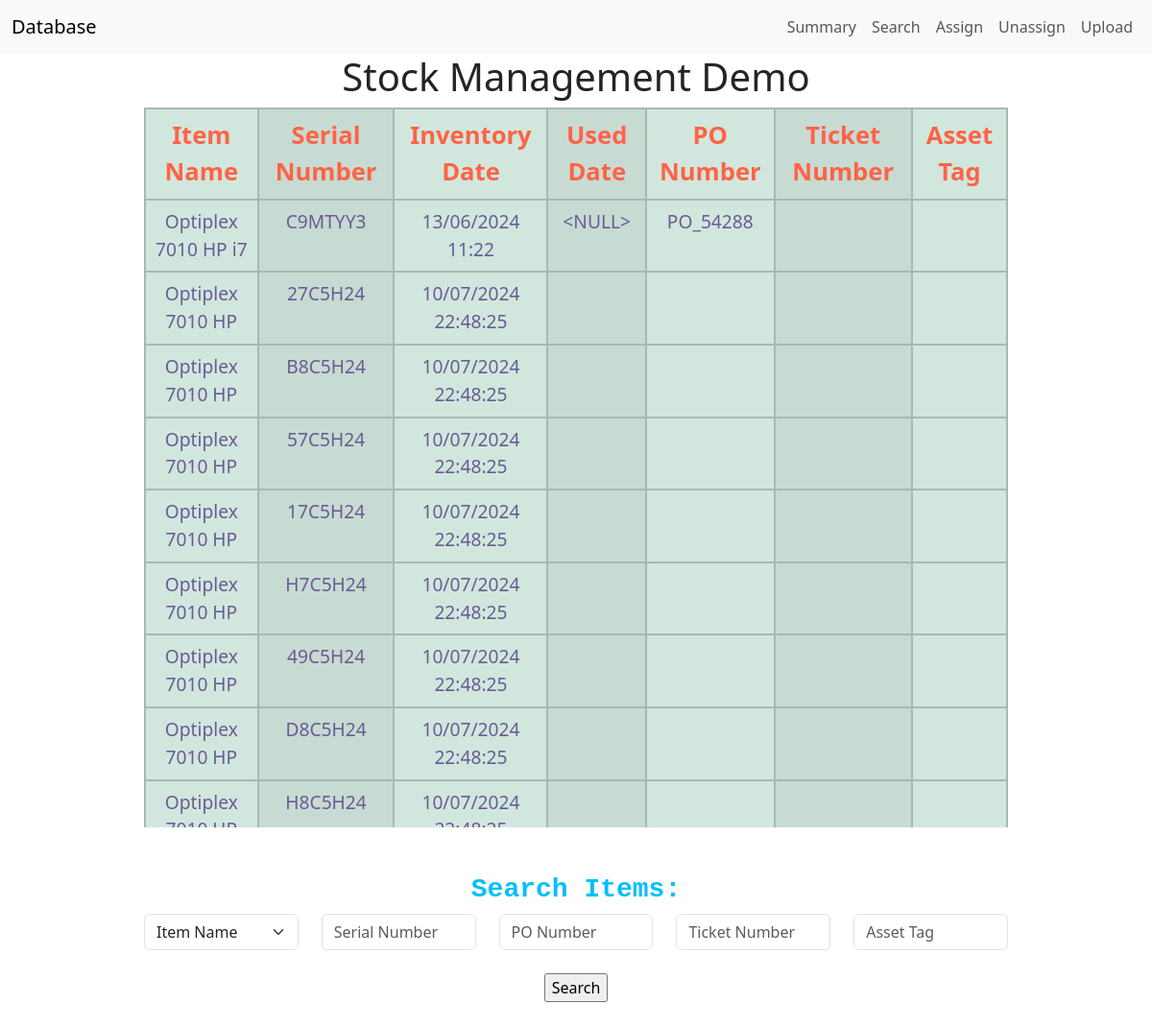
Before: /search with the older database file.
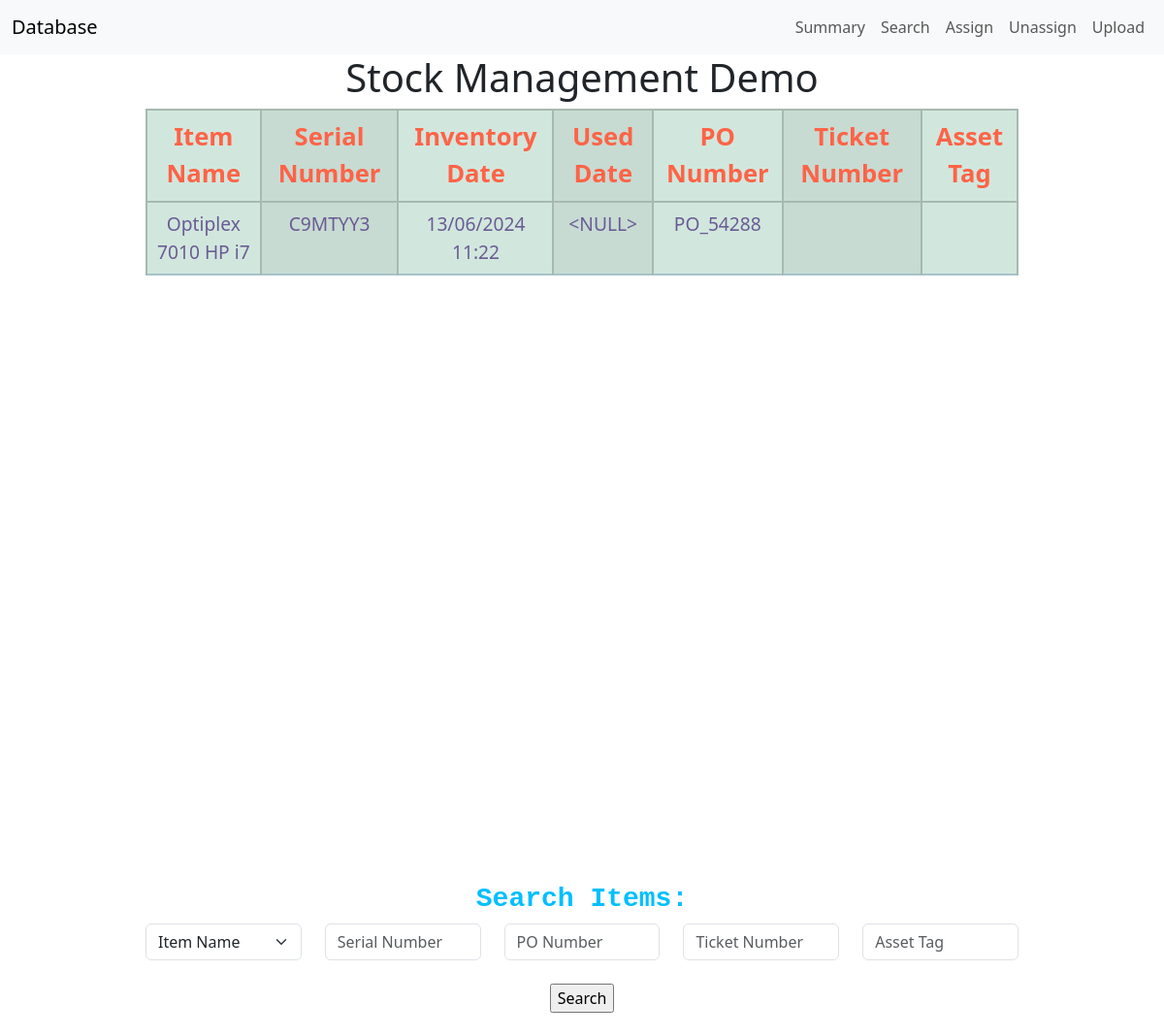
After: the same page with the newer database file.
### tables this page shows
CREATE TABLE Inventory (
    Item_Name VARCHAR(255) NOT NULL ,
    Serial_Num VARCHAR(255) NOT NULL PRIMARY KEY UNIQUE,
    Inventory_Date datetime NOT NULL,
    Used_Date datetime DEFAULT '',
    PO_Num VARCHAR(255),
    Ticket_Num VARCHAR(255) DEFAULT '',
    Asset_Tag VARCHAR(255) DEFAULT '' 
);

### app.py (the view)
@app.route('/search', methods=['POST', 'GET'])
def search():
    if request.method == "POST":
        name = request.form['item_name']
        serial = request.form['serial_num']
        po = request.form['po_num']
        ticket = request.form['ticket_num']
        tag = request.form['asset_tag']
        data = execute_search(name, serial, po, ticket, tag)
        return render_template('index.html', data = data, name = list_all_items())
    else:
        return render_template('index.html', data = fetch_all_data(), name = list_all_items())

### helper.py (called while the page is built)
def get_db_connection():
    conn = sqlite3.connect('database.db')
    return conn

def remove_header(data):
    if len(data) < 1:
        return data
    elif "Item_Name" in data[0][0]:
        return data[1:]
    else:
        return data

def fetch_all_data():
    conn = get_db_connection()
    data = conn.execute('SELECT * FROM Inventory').fetchall()
    conn.close()
    return remove_header(data)

def list_all_items():
    conn = get_db_connection()
    data = conn.execute('SELECT DISTINCT Item_Name FROM Inventory;').fetchall()
    conn.close()
    data = [x[0] for x in data if not "Item_Name" in x[0]]
    return remove_header(data)

### templates/index.html (shortened to what this page needs)
{% extends 'base.html'%}
{% block body%}
<center>
    <div style="width:75%;height:750px;overflow:auto;">
        <table class="table table-info table-striped-columns table-hover">
            <thead>
                <tr class="table-success">
                    <th class="table-success"><label style="color:tomato;font-size:160%;">Item Name</label></th>
                    <th class="table-success"><label style="color:tomato;font-size:160%;">Serial Number</label ></th>
                    <th class="table-success"><label style="color:tomato;font-size:160%;">Inventory Date</label ></th>
                    <th class="table-success"><label style="color:tomato;font-size:160%;">Used Date</label ></th>
                    <th class="table-success"><label style="color:tomato;font-size:160%;">PO Number</label ></th>
                    <th class="table-success"><label style="color:tomato;font-size:160%;">Ticket Number</label ></th>
                    <th class="table-success"><label style="color:tomato;font-size:160%;">Asset Tag</label ></th>
                </tr>
            </thead>
            <tbody>
                {%for row in data:%}
                    <tr class="table-success">
                        <td class="table-success"><label style="color:#6b5b95;font-size:120%;">{{row[0]}}</label></td>
                        <td class="table-success"><label style="color:#6b5b95;font-size:120%;">{{row[1]}}</label></td>
                        <td class="table-success"><label style="color:#6b5b95;font-size:120%;">{{row[2]}}</label></td>
                        <td class="table-success"><label style="color:#6b5b95;font-size:120%;">{{row[3]}}</label></td>
                        <td class="table-success"><label style="color:#6b5b95;font-size:120%;">{{row[4]}}</label></td>
                        <td class="table-success"><label style="color:#6b5b95;font-size:120%;">{{row[5]}}</label></td>
                        <td class="table-success"><label style="color:#6b5b95;font-size:120%;">{{row[6]}}</label></td>
                    </tr>
                {% endfor %}
            </tbody>
        </table>
    </div>
</center>
<br>
<br>
<center>
    <div style="margin: 5 auto; width:75%;">
        <h3 style="color:deepskyblue;font-size:16;font-family:'Courier New';"><strong>Search Items:</strong></h3>
        <form action="{{ url_for('search') }}" method="post">
            <div class="row">
                <div class="col">
                    <select class="form-select" name="item_name" >
                        <option selected>Item Name</option>
                    </select>
                </div>
                <div class="col">
                <input type="text" class="form-control" placeholder="Serial Number" name="serial_num">
                </div>
                <div class="col">
                <input type="text" class="form-control" placeholder="PO Number" name="po_num">
                </div>
                <div class="col">
                <input type="text" class="form-control" placeholder="Ticket Number" name="ticket_num">
                </div>
                <div class="col">
                <input type="text" class="form-control" placeholder="Asset Tag" name="asset_tag">
                </div>
            </div>
            <br>
            <div class="row">
                <div class="col">
                    <input type="submit" value="Search">
                </div>
            </div>
        </form>
    </div>
</center>
<br>
{% endblock%}

### templates/base.html (shortened to what this page needs)
<!DOCTYPE html>
<html>
<head>
    <link href="https://cdn.jsdelivr.net/npm/bootstrap@5.3.3/dist/css/bootstrap.min.css" rel="stylesheet">
    <nav class="navbar navbar-expand-lg bg-body-tertiary">
        <div class="container-fluid">
          <a class="navbar-brand" href="/">Database</a>
            <ul class="navbar-nav">
              <li class="nav-item">
                <a class="nav-link" href="/">Summary</a>
              </li>
              <li class="nav-item">
                <a class="nav-link" href="/search">Search</a>
              </li>
              <li class="nav-item">
                <a class="nav-link" href="/assign">Assign</a>
              </li>
              <li class="nav-item">
                <a class="nav-link" href="/unassign">Unassign</a>
              </li>
              <li class="nav-item">
                <a class="nav-link" href="/upload">Upload</a>
              </li>
            </ul>
          </div>
    </nav>
    <center>
        <h1>Stock Management Demo</h1>
    </center>
</head>
<body>
    {% block body%}{% endblock%}
</body>
</html>

### templates/base.html (style rules this page uses)
table, th, td { text-align: center; padding: 12px; border:2px solid black; border-collapse: collapse; margin-left: auto; margin-right: auto; }

Changed rows visible on the page:
removed Inventory: Item_Name "Optiplex 7010 HP", Serial_Num "27C5H24", Inventory_Date "10/07/2024 22:48:25"
removed Inventory: Item_Name "Optiplex 7010 HP", Serial_Num "B8C5H24", Inventory_Date "10/07/2024 22:48:25"
removed Inventory: Item_Name "Optiplex 7010 HP", Serial_Num "57C5H24", Inventory_Date "10/07/2024 22:48:25"
removed Inventory: Item_Name "Optiplex 7010 HP", Serial_Num "17C5H24", Inventory_Date "10/07/2024 22:48:25"
removed Inventory: Item_Name "Optiplex 7010 HP", Serial_Num "H7C5H24", Inventory_Date "10/07/2024 22:48:25"
removed Inventory: Item_Name "Optiplex 7010 HP", Serial_Num "49C5H24", Inventory_Date "10/07/2024 22:48:25"
removed Inventory: Item_Name "Optiplex 7010 HP", Serial_Num "D8C5H24", Inventory_Date "10/07/2024 22:48:25"
removed Inventory: Item_Name "Optiplex…", Serial_Num "H8C5H24", Inventory_Date "10/07/2024…"
